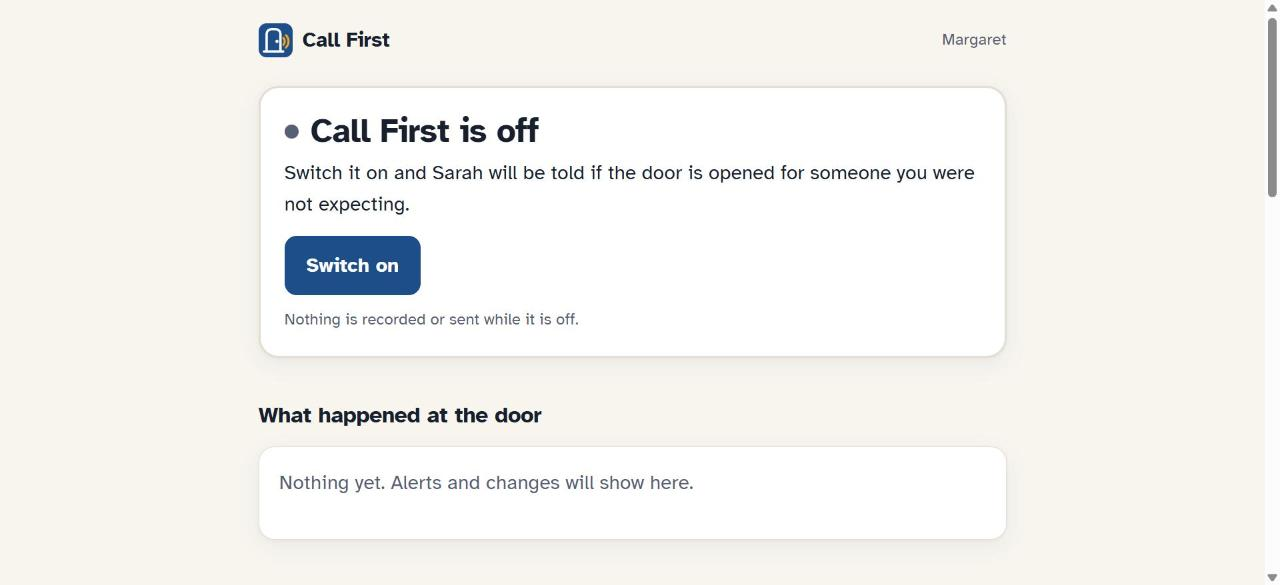
#> input picture submission/video/captures/01-protection-off.jpg, 1280 x 585 px
$ python -i faire_la_video.py   (imports and definitions only)
#> lines starting #> are read from the running program, lines starting #| are printed output that depends on the picture
"""The demo video, built so the narration decides the timing.

    python submission/video/faire_la_video.py

Every hackathon video drifts the same way: the pictures are cut first, the
voice is recorded second, and the two are nudged together by hand until they
roughly agree. Nudging by hand is exactly the kind of number this project
refuses everywhere else, so it is refused here too.

The order is reversed. Each scene owns a sentence. The sentence is spoken
first, its wav is measured to the sample, and the scene is then held on screen
for exactly that long. Audio and picture cannot drift, because nothing is
timed twice.

Three things this script will not do:

- **It will not go over the limit.** Both rules this video is cut for say
  *less than three minutes*, and Amazon adds that judges are not required to
  watch past it. So the build fails if the total reaches 3:00, rather than
  shipping something a judge is entitled to stop watching.
- **It will not invent a screen.** Every frame of the product is a real
  capture of the running app, taken from `submission/video/captures/`, and the
  two terminal panels are the committed output files, read at build time.
- **It will not claim a voice it does not have.** The narration is synthetic
  (`edge-tts`), the submission says so, and the last scene says so on screen.

Needs `edge-tts` (`pip install edge-tts`) and the ffmpeg that ships with
`imageio-ffmpeg`. Nothing else.
"""
from __future__ import annotations

import argparse
import shutil
import subprocess
import sys
import textwrap
import wave
from pathlib import Path

import imageio
import imageio_ffmpeg
import numpy as np
from PIL import Image, ImageDraw, ImageFont

ICI = Path(__file__).resolve().parent
RACINE = ICI.parent.parent
CAPTURES = ICI / "captures"
TRAVAIL = ICI / "_travail"

L, H = 1280, 720
HAUTEUR_CAPTURE = 585           # ce que rend le navigateur, pixel pour pixel
BANDE = H - HAUTEUR_CAPTURE     # 135 px de légende sous l'image

CREME = (250, 247, 242)
ENCRE = (26, 32, 44)
ENCRE_2 = (90, 100, 115)
MARINE = (31, 78, 121)
ROUGE = (176, 42, 42)

#: Une voix neuronale, pas la voix Windows : à ce débit la différence
#: s'entend, et c'est la seule piste de la vidéo.
VOIX = "en-US-AndrewNeural"
DEBIT = "-6%"                   # un cran sous le défaut : des chiffres à dire

LIMITE = 180.0                  # secondes. Les deux règlements disent « moins de 3 min ».

# [1 line that did not run here, left out]


def police(nom: str, taille: int) -> ImageFont.FreeTypeFont:
    return ImageFont.truetype(f"C:/Windows/Fonts/{nom}", taille)


# --------------------------------------------------------------------------- #
# Les scènes. Le texte est la source : il est dit, puis il mesure la scène.
# --------------------------------------------------------------------------- #
class Scene:
    def __init__(self, cle: str, texte: str, legende: str, *,
                 capture: str | None = None, titre: str | None = None,
                 sous_titre: str | None = None, fichier: str | None = None,
                 lignes: int = 18, accent: tuple[int, int, int] = MARINE) -> None:
        self.cle, self.texte, self.legende = cle, texte, legende
        self.capture, self.titre, self.sous_titre = capture, titre, sous_titre
        self.fichier, self.lignes, self.accent = fichier, lignes, accent
        self.secondes = 0.0


SCENES = [
    Scene("01-ouverture",
          "A phone call says your grandson is in jail, or that a federal agent "
          "needs your savings kept safe. Then a courier comes to the door to "
          "collect the cash, or the gold. The F B I counted one thousand seven "
          "hundred and thirty-seven of these doorstep pickups, about one hundred "
          "and eighty-six million dollars, in two and a half years.",
          "FBI IC3, 2023 to May 2025",
          titre="Courier scams end\nat the front door.",
          sous_titre="1,737 doorstep pickups. $186 million."),

    Scene("02-pourquoi",
          "A doorbell that alerts on strangers does not help, because the victim "
          "is expecting the courier. So Call First watches for something else: a "
          "visitor nobody declared in advance, and the door opening for them.",
          "the whole design, in one line",
          titre="The victim is\nexpecting the courier.",
          sous_titre="So we do not alert on strangers."),

    Scene("03-consentement",
          "Margaret switches it on herself, and chooses who is told: her daughter "
          "Sarah. While it is off, nothing is recorded and nobody is told. That is "
          "how it arrives.",
          "the resident switches it on — it is never switched on for her",
          capture="01-protection-off.jpg"),

    Scene("04-carillon",
          "Someone Margaret was not expecting rings. Indoors, the chime says: "
          "before you hand anything over, call your family first, and ask for "
          "your family word. The one code a scammer cannot know.",
          "the reminder played, inside the house",
          capture="03-reminder-played.jpg"),

    Scene("05-porte",
          "The door opens anyway. Sarah is told at once, with the doorbell's "
          "still image, and one instruction: call Margaret now.",
          "the door sensor saw it — the still is an illustration, nobody is identified",
          capture="04-family-call-now.jpg", accent=ROUGE),

    Scene("06-refus",
          "Scammers coach their victims to make the courier look expected. A "
          "delivery message asking someone to collect gold for safekeeping is "
          "refused, and told why. A model may help read the message. It decides "
          "nothing.",
          "refused by code that reads the message itself",
          capture="07-collection-refused.jpg", accent=ROUGE),

    Scene("07-ambigu",
          "And when a real notice is genuinely unclear, it does not guess. The "
          "message says Tuesday. Call First asks which one.",
          "a guess here would open the door for the wrong visitor",
          capture="08-which-tuesday.jpg"),

    Scene("08-contre-la-residente",
          "The scammer's next move is to talk her out of it. So every change that "
          "weakens the protection tells the family at once, and a pause ends by "
          "itself.",
          "Margaret paused it — Sarah already knows",
          capture="10-paused-family.jpg"),

    Scene("09-feuille",
          "Sarah also gets a report sheet, prepared from what the front door "
          "recorded and ready for the F B I and the F T C. Nothing on it has been "
          "sent to anyone. Reporting is her decision, not the software's.",
          "the handover is the only part of this scam that happens in the open",
          capture="14-report-sheet.jpg"),

    Scene("10-chiffres-page",
          "Through an emulator that drops one webhook in ten, sixty courier "
          "visits: every family was told, and no reminder played twice. Forty-eight "
          "rules were broken on purpose, to check that a test fails for each one.",
          "the claim, on the page a visitor reads",
          capture="13-measured-not-demonstrated.jpg"),

    Scene("11-chiffres-fichier",
          "Those are not three numbers on a slide. They are read out of the files "
          "the runs wrote, and a test fails if the page and the files ever stop "
          "agreeing. It has already caught one.",
          "submission/chaos.txt and submission/mutate.txt, read at build time",
          fichier="chaos+mutate", lignes=16),

    Scene("12-refus-de-faire",
          "No faces recognised. No police called. Nothing without Margaret's say, "
          "and one button deletes everything. And without a door sensor, a handover "
          "under a minute is missed — that row is on the page too.",
          "Call First — github.com/Yoh5/callfirst (MIT) · narration is synthetic",
          capture="12-will-not-do.jpg"),
]


# --------------------------------------------------------------------------- #
# La voix
# --------------------------------------------------------------------------- #
# [14 lines left out: function dire, not called in this run]


def duree(wav: Path) -> float:
    with wave.open(str(wav)) as f:
        return f.getnframes() / f.getframerate()


# [60 lines left out: functions coller, replier, bande_legende, image_capture, not called in this run]


def image_titre(scene: Scene) -> Image.Image:
    fond = Image.new("RGB", (L, H), CREME)
    d = ImageDraw.Draw(fond)
    gros = police("segoeuib.ttf", 62)
    petit = police("segoeui.ttf", 31)
    lignes = scene.titre.split("\n")
    hauteur = len(lignes) * 74 + 54
    y = (HAUTEUR_CAPTURE - hauteur) // 2
    # Le filet va AU-DESSUS du titre. Posé entre le titre et le sous-titre, il
    # tombait dans la jambe des descendantes de la dernière ligne et se lisait
    # comme un texte barré.
    d.rectangle([90, y - 34, 90 + 96, y - 30], fill=scene.accent)
    for ligne in lignes:
        d.text((90, y), ligne, font=gros, fill=ENCRE)
        y += 74
    d.text((90, y + 22), scene.sous_titre, font=petit, fill=scene.accent)
    bande_legende(fond, scene)
    return fond


# [38 lines left out: functions image_fichier, rendre, not called in this run]


def fondu(a: Image.Image, b: Image.Image, t: float) -> Image.Image:
    return Image.blend(a, b, t)


# --------------------------------------------------------------------------- #
# [90 lines left out: function main, not called in this run]


# [2 lines not run here, left out]

>>> import cv2
>>> picture = cv2.imread('captures/01-protection-off.jpg', cv2.IMREAD_GRAYSCALE)
#> picture: shape (585, 1280); min 0, max 255, mean 242.9
>>> result = image_titre(picture)
#> in image_titre, `fond = Image.new("RGB", (L, H), CREME)`:
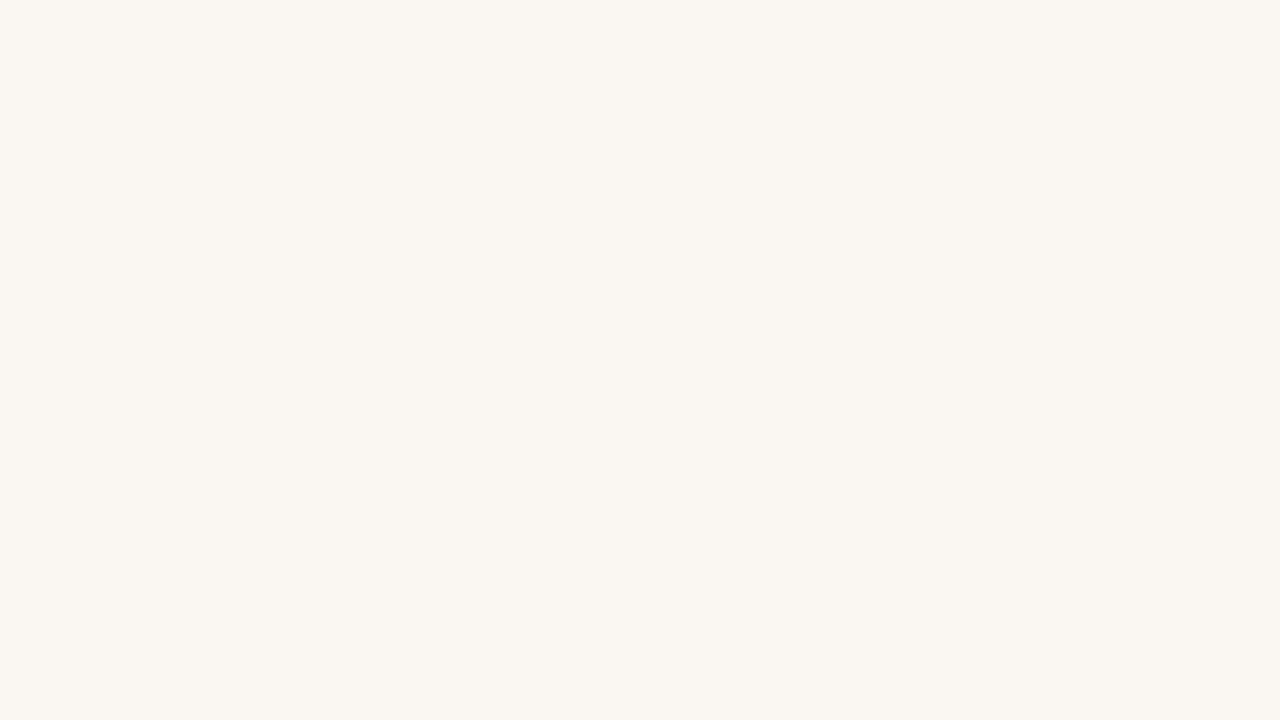
#> fond: PIL image 1280x720 RGB; mean R, G, B 250, 247, 242
#> (the run stopped early here; a loop or call above may not have finished)

$ run again, on submission/video/captures/05-family-alert-still.jpg
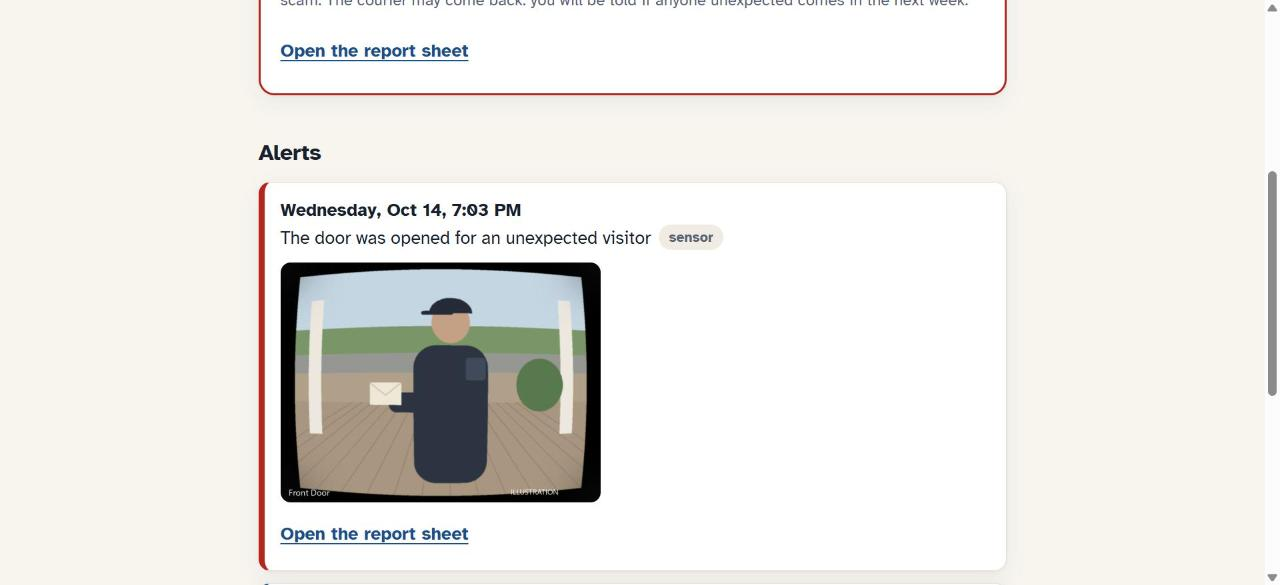
#> input picture submission/video/captures/05-family-alert-still.jpg, 1280 x 585 px
#> `picture = cv2.imread('captures/01-protection-off.jpg', cv2.IMREAD_GRAY..`:
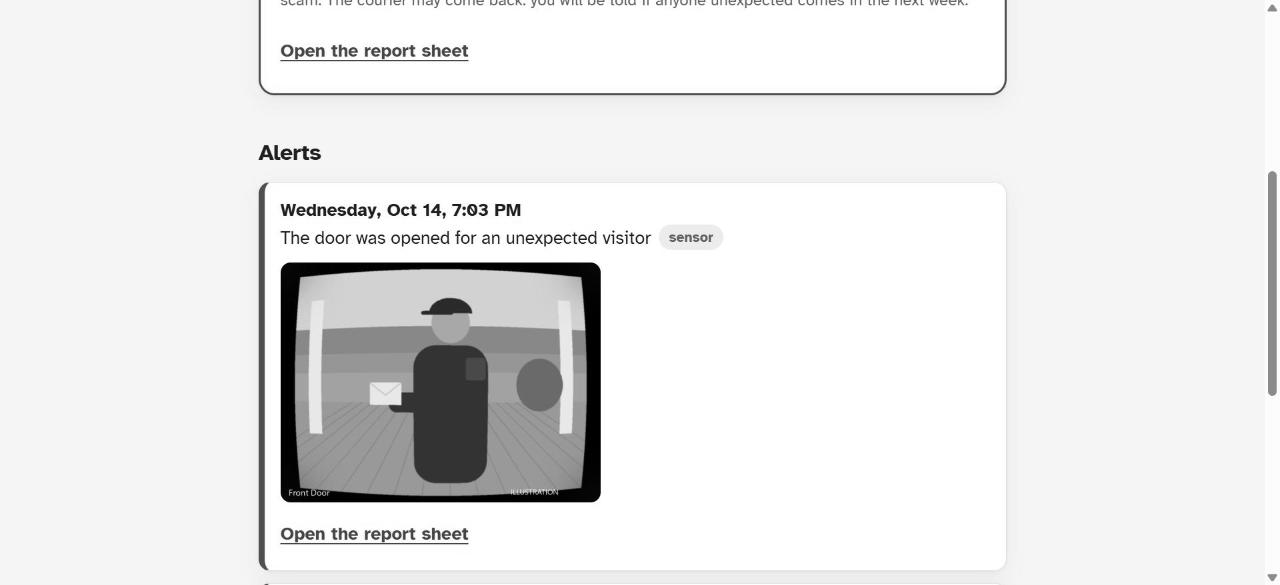
#> picture: shape (585, 1280); min 0, max 255, mean 233

$ run again, on submission/video/captures/06-family-change-and-stop.jpg
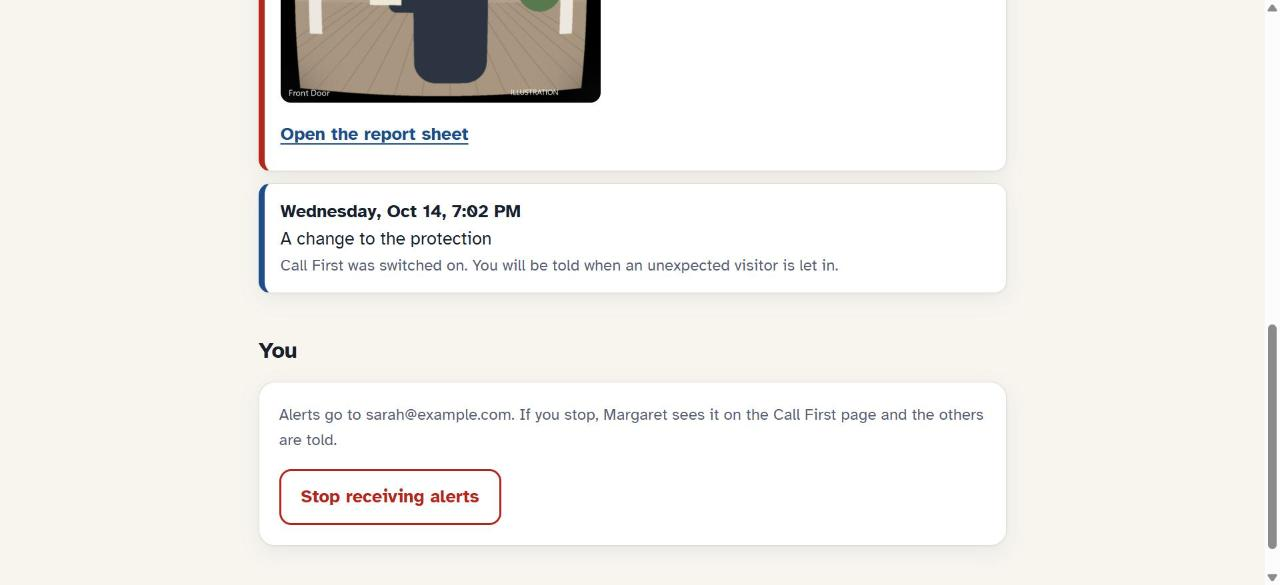
#> input picture submission/video/captures/06-family-change-and-stop.jpg, 1280 x 585 px
#> `picture = cv2.imread('captures/01-protection-off.jpg', cv2.IMREAD_GRAY..`:
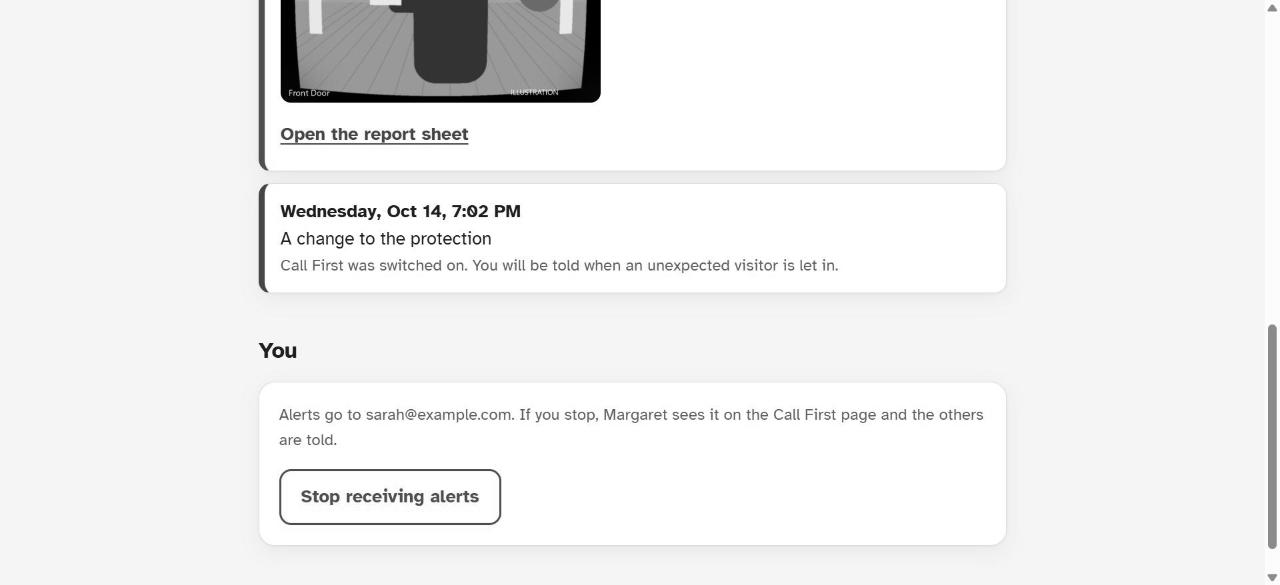
#> picture: shape (585, 1280); min 0, max 255, mean 239.4

$ run again, on submission/video/captures/09-paused-resident.jpg
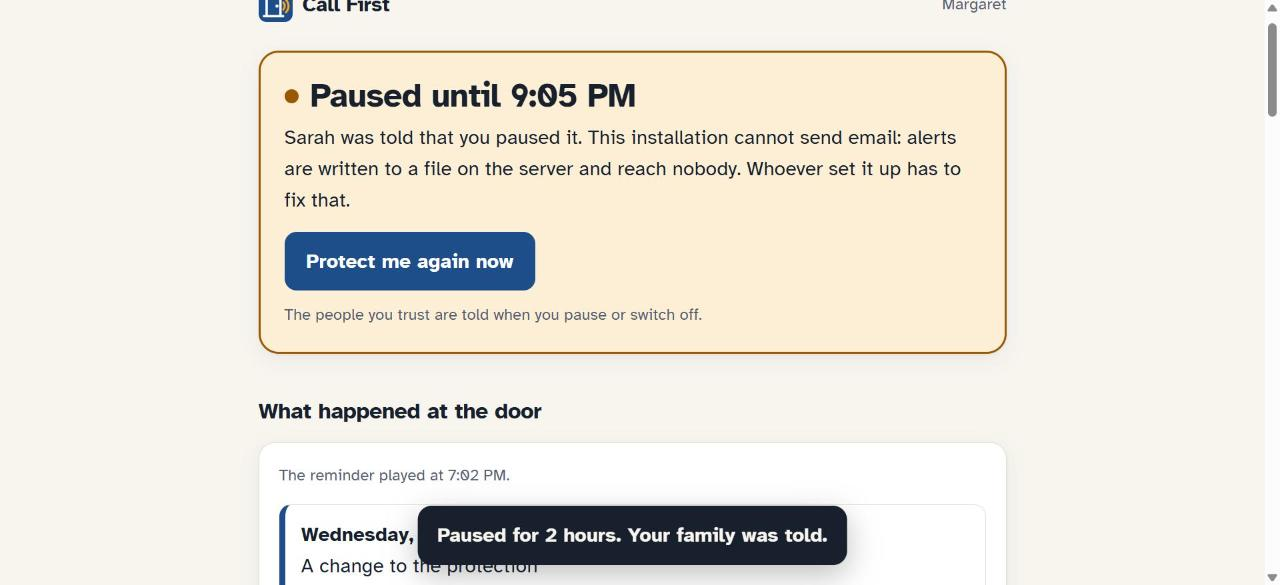
#> input picture submission/video/captures/09-paused-resident.jpg, 1280 x 585 px
#> `picture = cv2.imread('captures/01-protection-off.jpg', cv2.IMREAD_GRAY..`:
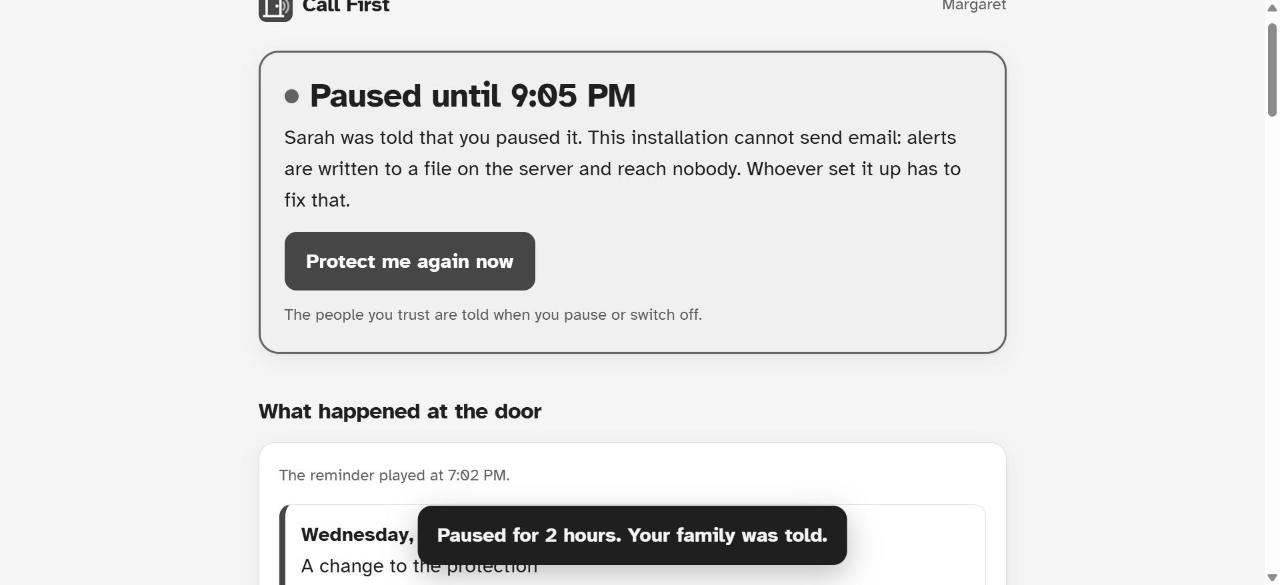
#> picture: shape (585, 1280); min 0, max 255, mean 229.2
